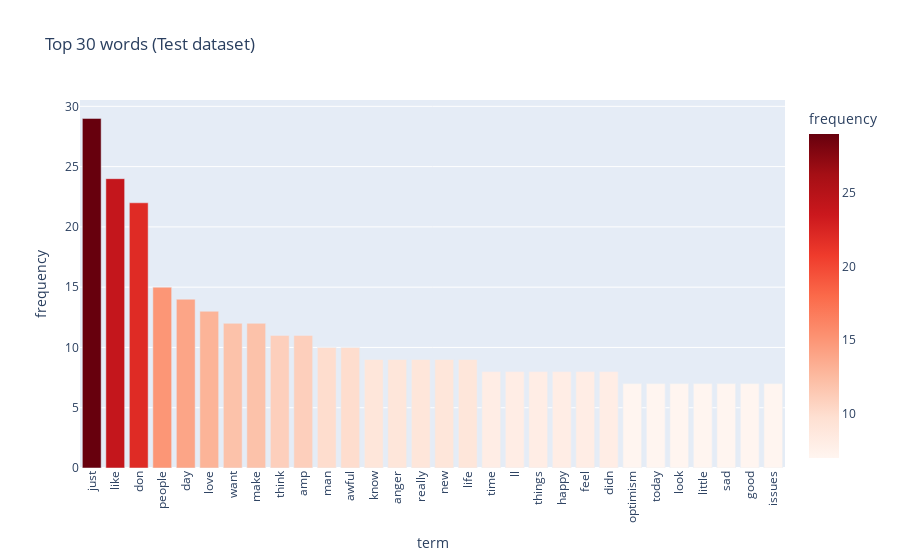

The cell this chart's notebook holds for it:
### Code cell
# Answer here
import pandas as pd
import numpy as np
from sklearn.feature_extraction.text import CountVectorizer
import plotly.express as px

top_n=30

#transform to TDM
count_vect = CountVectorizer(stop_words='english')
test_fit_trans = count_vect.fit_transform(test_df['text'])

terms = count_vect.get_feature_names_out() 
freqs = np.asarray(test_fit_trans.sum(axis=0))[0]

df_freq = pd.DataFrame({'term': terms, 'frequency': freqs})
df_freq = df_freq.sort_values(by='frequency', ascending=False).head(top_n)

fig = px.bar(df_freq, 
             x="term", 
             y="frequency", 
             color="frequency", 
             color_continuous_scale="Reds",  # sequential 漸層色
             title=f"Top {top_n} words (Test dataset)")

fig.update_layout(xaxis_tickangle=-90)  # 把 x 軸標籤轉直
fig.show()

### Figure 1 — Plotly figure (JSON) as saved in the notebook; plotly's stock layout.template omitted (floating-point values rounded to 4 significant figures)
{"data": [{"hovertemplate": "term=%{x}<br>frequency=%{marker.color}<extra></extra>", "legendgroup": "", "marker": {"color": [29, 24, 22, 15, 14, 13, 12, 12, 11, 11, 10, 10, 9, 9, 9, 9, 9, 8, 8, 8, 8, 8, 8, 7, 7, 7, 7, 7, 7, 7], "coloraxis": "coloraxis", "pattern": {"shape": ""}}, "name": "", "orientation": "v", "showlegend": false, "textposition": "auto", "type": "bar", "x": ["just", "like", "don", "people", "day", "love", "want", "make", "think", "amp", "man", "awful", "know", "anger", "really", "new", "life", "time", "ll", "things", "happy", "feel", "didn", "optimism", "today", "look", "little", "sad", "good", "issues"], "xaxis": "x", "y": [29, 24, 22, 15, 14, 13, 12, 12, 11, 11, 10, 10, 9, 9, 9, 9, 9, 8, 8, 8, 8, 8, 8, 7, 7, 7, 7, 7, 7, 7], "yaxis": "y"}], "layout": {"barmode": "relative", "coloraxis": {"colorbar": {"title": {"text": "frequency"}}, "colorscale": [[0, "rgb(255,245,240)"], [0.125, "rgb(254,224,210)"], [0.25, "rgb(252,187,161)"], [0.375, "rgb(252,146,114)"], [0.5, "rgb(251,106,74)"], [0.625, "rgb(239,59,44)"], [0.75, "rgb(203,24,29)"], [0.875, "rgb(165,15,21)"], [1, "rgb(103,0,13)"]]}, "legend": {"tracegroupgap": 0}, "title": {"text": "Top 30 words (Test dataset)"}, "xaxis": {"anchor": "y", "domain": [0, 1], "tickangle": -90, "title": {"text": "term"}}, "yaxis": {"anchor": "x", "domain": [0, 1], "title": {"text": "frequency"}}}}
